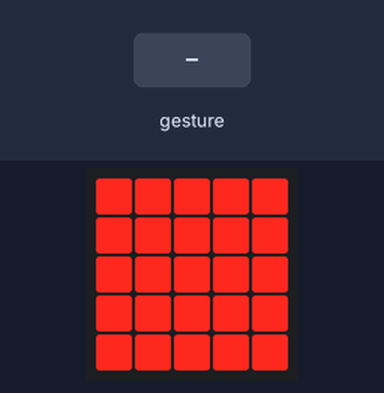
Recording of a program running on a simulated BBC micro:bit (MakeCode). Shown: the board's 5×5 LED display. Inputs (shaded band) come from the test bench. A tilt is held for 1.5 s and a shake lasts 1 s, then the board lies face up again.

Above: at 1.6 s.
1.7 s: gesture 'tilt right'
At 2.0 s:
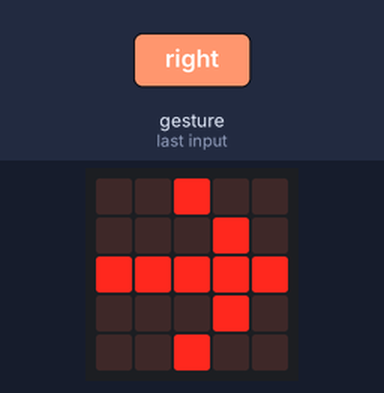
4.7 s: gesture 'tilt left'
At 5.3 s:
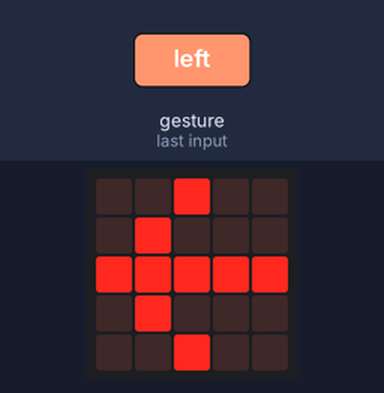
At 5.7 s:
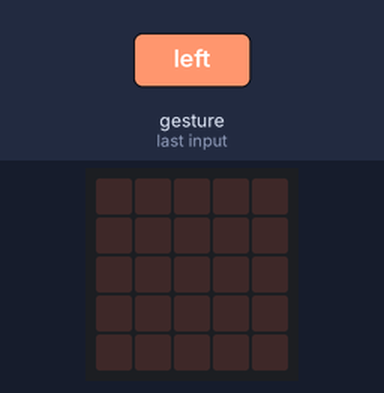
Timing chart, 0 to 7.7 s (numbered marks = the images above; inputs shaded):
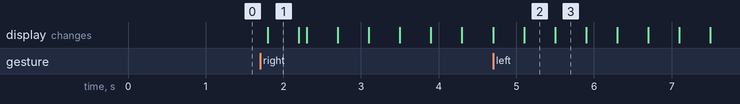

Measured:
- after the input at 1.7 s, the display: changes after 0.10 s (image 1)
- after the input at 4.7 s, the display: first differs from a run without the input after 0.40 s (image 2)
- what the display in image 1 shows lasts 0.4 s, from 1.8 s to 2.2 s

The program:

main.ts
```typescript
input.onGesture(Gesture.ScreenUp, function () {
    basic.showLeds(`
        # # # # #
        # # # # #
        # # # # #
        # # # # #
        # # # # #
        `)
})
input.onGesture(Gesture.TiltRight, function () {
    for (let index = 0; index < 5; index++) {
        basic.showLeds(`
            . . # . .
            . . . # .
            # # # # #
            . . . # .
            . . # . .
            `)
        basic.clearScreen()
        basic.pause(100)
        basic.showLeds(`
            . . # . .
            . . . # .
            # # # # #
            . . . # .
            . . # . .
            `)
        basic.clearScreen()
        basic.showLeds(`
            # # # # #
            # # # # #
            # # # # #
            # # # # #
            # # # # #
            `)
    }
})
input.onGesture(Gesture.TiltLeft, function () {
    for (let index = 0; index < 5; index++) {
        basic.showLeds(`
            . . # . .
            . # . . .
            # # # # #
            . # . . .
            . . # . .
            `)
        basic.clearScreen()
        basic.pause(100)
        basic.showLeds(`
            . . # . .
            . # . . .
            # # # # #
            . # . . .
            . . # . .
            `)
        basic.clearScreen()
        basic.showLeds(`
            # # # # #
            # # # # #
            # # # # #
            # # # # #
            # # # # #
            `)
    }
})
basic.showLeds(`
    # # # # #
    # # # # #
    # # # # #
    # # # # #
    # # # # #
    `)
basic.forever(function () {

})
```

test.ts
```typescript
// tests gaan hier; deze zal niet worden gecompileerd wanneer dit pakket wordt gebruikt als extensie.
```
